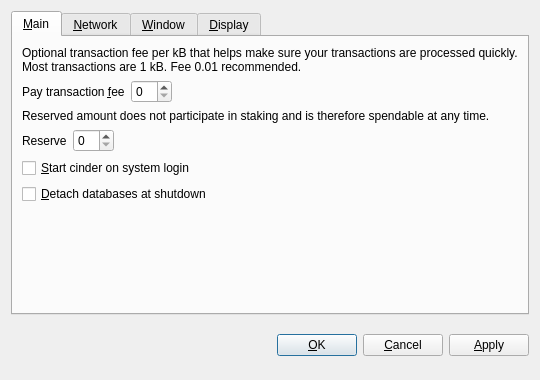
<?xml version="1.0" encoding="UTF-8"?>
<ui version="4.0">
 <class>OptionsDialog</class>
 <widget class="QDialog" name="OptionsDialog">
  <property name="geometry">
   <rect>
    <x>0</x>
    <y>0</y>
    <width>540</width>
    <height>380</height>
   </rect>
  </property>
  <property name="windowTitle">
   <string>Options</string>
  </property>
  <property name="modal">
   <bool>true</bool>
  </property>
  <layout class="QVBoxLayout" name="verticalLayout">
   <item>
    <widget class="QTabWidget" name="tabWidget">
     <property name="tabPosition">
      <enum>QTabWidget::North</enum>
     </property>
     <property name="currentIndex">
      <number>0</number>
     </property>
     <widget class="QWidget" name="tabMain">
      <attribute name="title">
       <string>&amp;Main</string>
      </attribute>
      <layout class="QVBoxLayout" name="verticalLayout_Main">
       <item>
        <widget class="QLabel" name="transactionFeeInfoLabel">
         <property name="text">
          <string>Optional transaction fee per kB that helps make sure your transactions are processed quickly. Most transactions are 1 kB. Fee 0.01 recommended.</string>
         </property>
         <property name="textFormat">
          <enum>Qt::PlainText</enum>
         </property>
         <property name="wordWrap">
          <bool>true</bool>
         </property>
        </widget>
       </item>
       <item>
        <layout class="QHBoxLayout" name="horizontalLayoutFee">
         <item>
          <widget class="QLabel" name="transactionFeeLabel">
           <property name="text">
            <string>Pay transaction &amp;fee</string>
           </property>
           <property name="textFormat">
            <enum>Qt::PlainText</enum>
           </property>
           <property name="buddy">
            <cstring>transactionFee</cstring>
           </property>
          </widget>
         </item>
         <item>
          <widget class="BitcoinAmountField" name="transactionFee"/>
         </item>
         <item>
          <spacer name="horizontalSpacerFee">
           <property name="orientation">
            <enum>Qt::Horizontal</enum>
           </property>
           <property name="sizeHint" stdset="0">
            <size>
             <width>40</width>
             <height>20</height>
            </size>
           </property>
          </spacer>
         </item>
        </layout>
       </item>
       <item>
        <widget class="QLabel" name="reserveBalanceInfoLabel">
         <property name="text">
          <string>Reserved amount does not participate in staking and is therefore spendable at any time.</string>
         </property>
         <property name="textFormat">
          <enum>Qt::PlainText</enum>
         </property>
         <property name="wordWrap">
          <bool>true</bool>
         </property>
        </widget>
       </item>
       <item>
        <layout class="QHBoxLayout" name="horizontalLayoutReserveBalance">
         <item>
          <widget class="QLabel" name="reserveBalanceLabel">
           <property name="text">
            <string>Reserve</string>
           </property>
           <property name="textFormat">
            <enum>Qt::PlainText</enum>
           </property>
           <property name="buddy">
            <cstring>reserveBalance</cstring>
           </property>
          </widget>
         </item>
         <item>
          <widget class="BitcoinAmountField" name="reserveBalance"/>
         </item>
         <item>
          <spacer name="horizontalSpacerReserveBalance">
           <property name="orientation">
            <enum>Qt::Horizontal</enum>
           </property>
           <property name="sizeHint" stdset="0">
            <size>
             <width>40</width>
             <height>20</height>
            </size>
           </property>
          </spacer>
         </item>
        </layout>
       </item>
       <item>
        <widget class="QCheckBox" name="bitcoinAtStartup">
         <property name="toolTip">
          <string>Automatically start cinder after logging in to the system.</string>
         </property>
         <property name="text">
          <string>&amp;Start cinder on system login</string>
         </property>
        </widget>
       </item>
       <item>
        <widget class="QCheckBox" name="detachDatabases">
         <property name="toolTip">
          <string>Detach block and address databases at shutdown. This means they can be moved to another data directory, but it slows down shutdown. The wallet is always detached.</string>
         </property>
         <property name="text">
          <string>&amp;Detach databases at shutdown</string>
         </property>
        </widget>
       </item>
       <item>
        <spacer name="verticalSpacer_Main">
         <property name="orientation">
          <enum>Qt::Vertical</enum>
         </property>
         <property name="sizeHint" stdset="0">
          <size>
           <width>20</width>
           <height>40</height>
          </size>
         </property>
        </spacer>
       </item>
      </layout>
     </widget>
     <widget class="QWidget" name="tabNetwork">
      <attribute name="title">
       <string>&amp;Network</string>
      </attribute>
      <layout class="QVBoxLayout" name="verticalLayout_Network">
       <item>
        <widget class="QCheckBox" name="mapPortUpnp">
         <property name="toolTip">
          <string>Automatically open the cinder client port on the router. This only works when your router supports UPnP and it is enabled.</string>
         </property>
         <property name="text">
          <string>Map port using &amp;UPnP</string>
         </property>
        </widget>
       </item>
       <item>
        <widget class="QCheckBox" name="connectSocks">
         <property name="toolTip">
          <string>Connect to the cinder network through a SOCKS proxy (e.g. when connecting through Tor).</string>
         </property>
         <property name="text">
          <string>&amp;Connect through SOCKS proxy:</string>
         </property>
        </widget>
       </item>
       <item>
        <layout class="QHBoxLayout" name="horizontalLayout_Network">
         <item>
          <widget class="QLabel" name="proxyIpLabel">
           <property name="text">
            <string>Proxy &amp;IP:</string>
           </property>
           <property name="textFormat">
            <enum>Qt::PlainText</enum>
           </property>
           <property name="buddy">
            <cstring>proxyIp</cstring>
           </property>
          </widget>
         </item>
         <item>
          <widget class="QValidatedLineEdit" name="proxyIp">
           <property name="maximumSize">
            <size>
             <width>140</width>
             <height>16777215</height>
            </size>
           </property>
           <property name="toolTip">
            <string>IP address of the proxy (e.g. 127.0.0.1)</string>
           </property>
          </widget>
         </item>
         <item>
          <widget class="QLabel" name="proxyPortLabel">
           <property name="text">
            <string>&amp;Port:</string>
           </property>
           <property name="textFormat">
            <enum>Qt::PlainText</enum>
           </property>
           <property name="buddy">
            <cstring>proxyPort</cstring>
           </property>
          </widget>
         </item>
         <item>
          <widget class="QLineEdit" name="proxyPort">
           <property name="maximumSize">
            <size>
             <width>55</width>
             <height>16777215</height>
            </size>
           </property>
           <property name="toolTip">
            <string>Port of the proxy (e.g. 9050)</string>
           </property>
          </widget>
         </item>
         <item>
          <widget class="QLabel" name="socksVersionLabel">
           <property name="text">
            <string>SOCKS &amp;Version:</string>
           </property>
           <property name="textFormat">
            <enum>Qt::PlainText</enum>
           </property>
           <property name="buddy">
            <cstring>socksVersion</cstring>
           </property>
          </widget>
         </item>
         <item>
          <widget class="QValueComboBox" name="socksVersion">
           <property name="toolTip">
            <string>SOCKS version of the proxy (e.g. 5)</string>
           </property>
          </widget>
         </item>
         <item>
          <spacer name="horizontalSpacer_Network">
           <property name="orientation">
            <enum>Qt::Horizontal</enum>
           </property>
           <property name="sizeHint" stdset="0">
            <size>
             <width>40</width>
             <height>20</height>
            </size>
           </property>
          </spacer>
         </item>
        </layout>
       </item>
       <item>
        <spacer name="verticalSpacer_Network">
         <property name="orientation">
          <enum>Qt::Vertical</enum>
         </property>
         <property name="sizeHint" stdset="0">
          <size>
           <width>20</width>
           <height>40</height>
          </size>
         </property>
        </spacer>
       </item>
      </layout>
     </widget>
     <widget class="QWidget" name="tabWindow">
      <attribute name="title">
       <string>&amp;Window</string>
      </attribute>
      <layout class="QVBoxLayout" name="verticalLayout_Window">
       <item>
        <widget class="QCheckBox" name="minimizeToTray">
         <property name="toolTip">
          <string>Show only a tray icon after minimizing the window.</string>
         </property>
         <property name="text">
          <string>&amp;Minimize to the tray instead of the taskbar</string>
         </property>
        </widget>
       </item>
       <item>
        <widget class="QCheckBox" name="minimizeOnClose">
         <property name="toolTip">
          <string>Minimize instead of exit the application when the window is closed. When this option is enabled, the application will be closed only after selecting Quit in the menu.</string>
         </property>
         <property name="text">
          <string>M&amp;inimize on close</string>
         </property>
        </widget>
       </item>
       <item>
        <spacer name="verticalSpacer_Window">
         <property name="orientation">
          <enum>Qt::Vertical</enum>
         </property>
         <property name="sizeHint" stdset="0">
          <size>
           <width>20</width>
           <height>40</height>
          </size>
         </property>
        </spacer>
       </item>
      </layout>
     </widget>
     <widget class="QWidget" name="tabDisplay">
      <attribute name="title">
       <string>&amp;Display</string>
      </attribute>
      <layout class="QVBoxLayout" name="verticalLayout_Display">
       <item>
        <layout class="QHBoxLayout" name="horizontalLayout_1_Display">
         <item>
          <widget class="QLabel" name="langLabel">
           <property name="text">
            <string>User Interface &amp;language:</string>
           </property>
           <property name="textFormat">
            <enum>Qt::PlainText</enum>
           </property>
           <property name="buddy">
            <cstring>lang</cstring>
           </property>
          </widget>
         </item>
         <item>
          <widget class="QValueComboBox" name="lang">
           <property name="toolTip">
            <string>The user interface language can be set here. This setting will take effect after restarting cinder.</string>
           </property>
          </widget>
         </item>
        </layout>
       </item>
       <item>
        <layout class="QHBoxLayout" name="horizontalLayout_2_Display">
         <item>
          <widget class="QLabel" name="unitLabel">
           <property name="text">
            <string>&amp;Unit to show amounts in:</string>
           </property>
           <property name="textFormat">
            <enum>Qt::PlainText</enum>
           </property>
           <property name="buddy">
            <cstring>unit</cstring>
           </property>
          </widget>
         </item>
         <item>
          <widget class="QValueComboBox" name="unit">
           <property name="toolTip">
            <string>Choose the default subdivision unit to show in the interface and when sending coins.</string>
           </property>
          </widget>
         </item>
        </layout>
       </item>
       <item>
        <widget class="QCheckBox" name="displayAddresses">
         <property name="toolTip">
          <string>Whether to show cinder addresses in the transaction list or not.</string>
         </property>
         <property name="text">
          <string>&amp;Display addresses in transaction list</string>
         </property>
        </widget>
       </item>
       <item>
        <widget class="QCheckBox" name="coinControlFeatures">
         <property name="toolTip">
          <string>Whether to show coin control features or not.</string>
         </property>
         <property name="text">
          <string>Display coin &amp;control features (experts only!)</string>
         </property>
        </widget>
       </item>
       <item>
        <spacer name="verticalSpacer_Display">
         <property name="orientation">
          <enum>Qt::Vertical</enum>
         </property>
         <property name="sizeHint" stdset="0">
          <size>
           <width>20</width>
           <height>40</height>
          </size>
         </property>
        </spacer>
       </item>
      </layout>
     </widget>
    </widget>
   </item>
   <item>
    <layout class="QHBoxLayout" name="horizontalLayout_Buttons">
     <item>
      <spacer name="horizontalSpacer_1">
       <property name="orientation">
        <enum>Qt::Horizontal</enum>
       </property>
       <property name="sizeHint" stdset="0">
        <size>
         <width>40</width>
         <height>48</height>
        </size>
       </property>
      </spacer>
     </item>
     <item>
      <widget class="QLabel" name="statusLabel">
       <property name="font">
        <font>
         <weight>75</weight>
         <bold>true</bold>
        </font>
       </property>
       <property name="text">
        <string/>
       </property>
       <property name="textFormat">
        <enum>Qt::PlainText</enum>
       </property>
       <property name="wordWrap">
        <bool>true</bool>
       </property>
      </widget>
     </item>
     <item>
      <spacer name="horizontalSpacer_2">
       <property name="orientation">
        <enum>Qt::Horizontal</enum>
       </property>
       <property name="sizeHint" stdset="0">
        <size>
         <width>40</width>
         <height>48</height>
        </size>
       </property>
      </spacer>
     </item>
     <item>
      <widget class="QPushButton" name="okButton">
       <property name="text">
        <string>&amp;OK</string>
       </property>
      </widget>
     </item>
     <item>
      <widget class="QPushButton" name="cancelButton">
       <property name="text">
        <string>&amp;Cancel</string>
       </property>
       <property name="autoDefault">
        <bool>false</bool>
       </property>
      </widget>
     </item>
     <item>
      <widget class="QPushButton" name="applyButton">
       <property name="text">
        <string>&amp;Apply</string>
       </property>
       <property name="autoDefault">
        <bool>false</bool>
       </property>
      </widget>
     </item>
    </layout>
   </item>
  </layout>
 </widget>
 <customwidgets>
  <customwidget>
   <class>BitcoinAmountField</class>
   <extends>QSpinBox</extends>
   <header>bitcoinamountfield.h</header>
  </customwidget>
  <customwidget>
   <class>QValueComboBox</class>
   <extends>QComboBox</extends>
   <header>qvaluecombobox.h</header>
  </customwidget>
  <customwidget>
   <class>QValidatedLineEdit</class>
   <extends>QLineEdit</extends>
   <header>qvalidatedlineedit.h</header>
  </customwidget>
 </customwidgets>
 <resources/>
 <connections/>
</ui>
